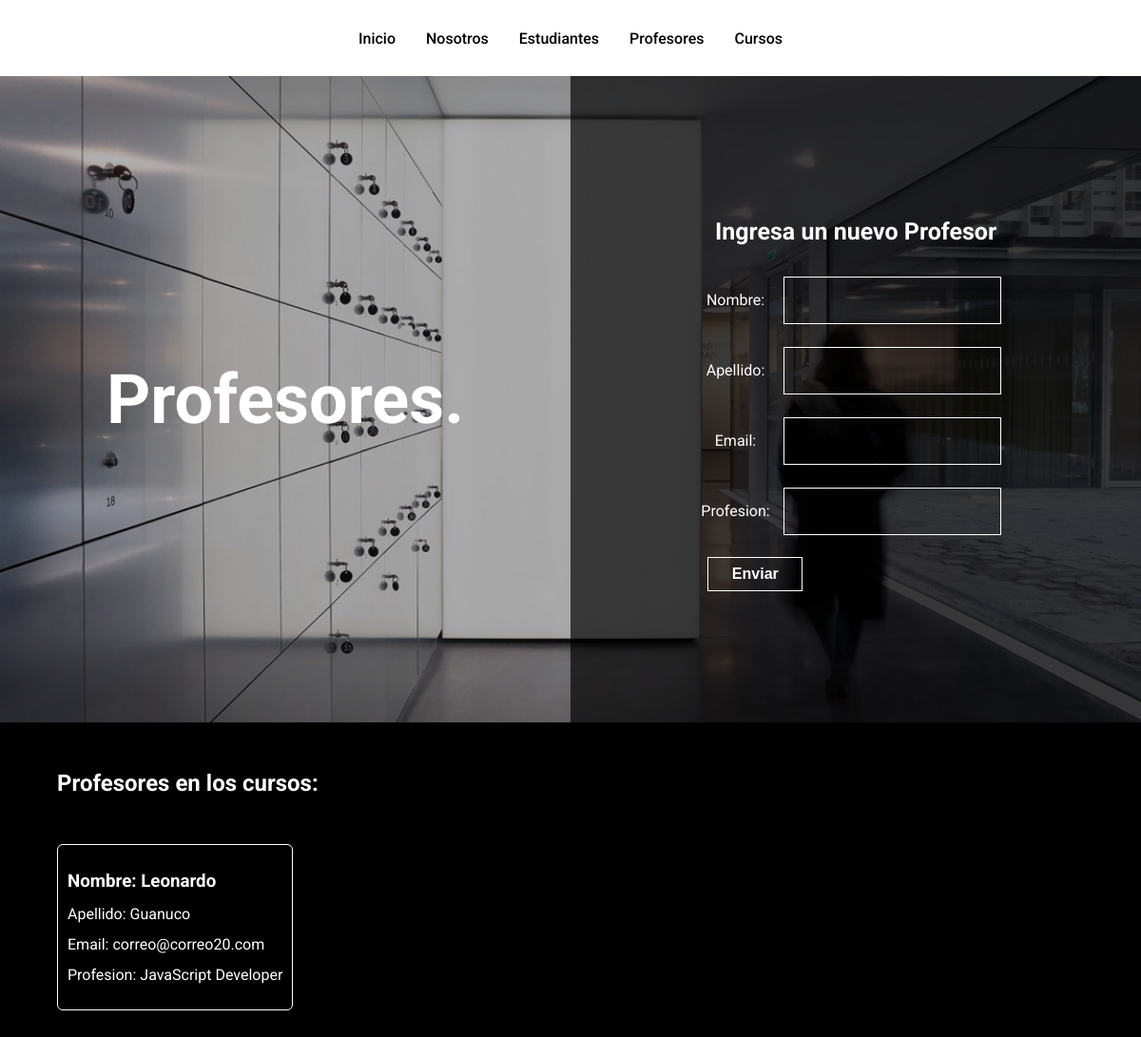
The page /coder/profesores/ on the database as committed earlier.
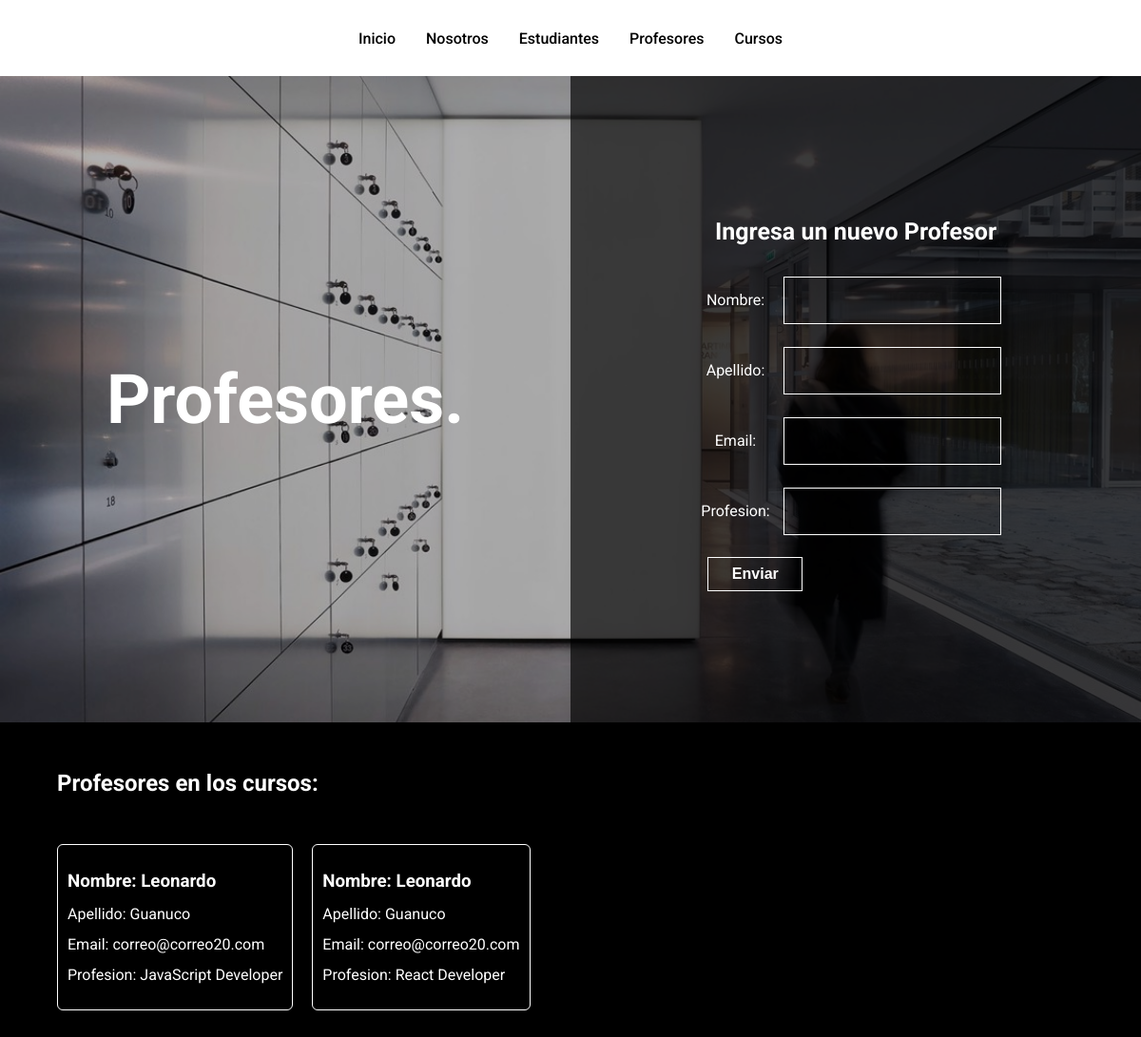
The same page on the database as committed later.
### AppCoder/models.py (models this page shows)
class Profesor(models.Model):
    nombre = models.CharField(max_length=30)
    apellido = models.CharField(max_length=30)
    email = models.EmailField()
    profesion = models.CharField(max_length=30)

### AppCoder/views.py (the view)
# urls.py: path("profesores/", views.profesorForm, name="profesores"),
def profesorForm( request ):
    if( request.method == "POST"):
        formProfesor = forms.ProfesorForm(request.POST);
        if formProfesor.is_valid():
            informacion = formProfesor.cleaned_data
            profesor = models.Profesor(nombre = informacion["nombre"], apellido = informacion["apellido"], email = informacion["email"], profesion = informacion["profesion"])
            profesor.save()
            return redirect("profesores");
    else:
        formProfesor = forms.ProfesorForm()
        profesores = models.Profesor.objects.all()
        return render(request, "AppCoder/profesores.html", {"formProfesor": formProfesor, "profesores": profesores });

### AppCoder/forms.py
class ProfesorForm(forms.Form):
    nombre = forms.CharField(max_length=30)
    apellido = forms.CharField(max_length=30)
    email = forms.EmailField()
    profesion = forms.CharField(max_length=30)

### AppCoder/templates/AppCoder/profesores.html (shortened to what this page needs)
{% extends "AppCoder/padre.html" %}
{% load static %}
{% block title %}profesores{% endblock %}
{% block formulario %}
    <h3>Ingresa un nuevo Profesor</h3>
    <form action="{% url 'profesores' %}" method="POST">{% csrf_token %}
        <table>
            {{formProfesor.as_table}}
        </table>
        <input type="submit" value="Enviar">
    </form>
{% endblock %}
{% block array %}
    <h2>Profesores en los cursos:</h2>
    <div class="section">
        {% for profesor in profesores %}
            <div class="section__card">
                <h3>Nombre: {{profesor.nombre}}</h3>
                <p>Apellido: {{ profesor.apellido }}</p>
                <p>Email: {{ profesor.email }}</p>
                <p>Profesion: {{ profesor.profesion }}</p>
            </div>
        {% endfor %}
    </div>
{% endblock %}

Rows that differ between the two databases and show on the page:
added Profesor: nombre "Leonardo", apellido "Guanuco", email "correo@correo20.com", profesion "React Developer"
